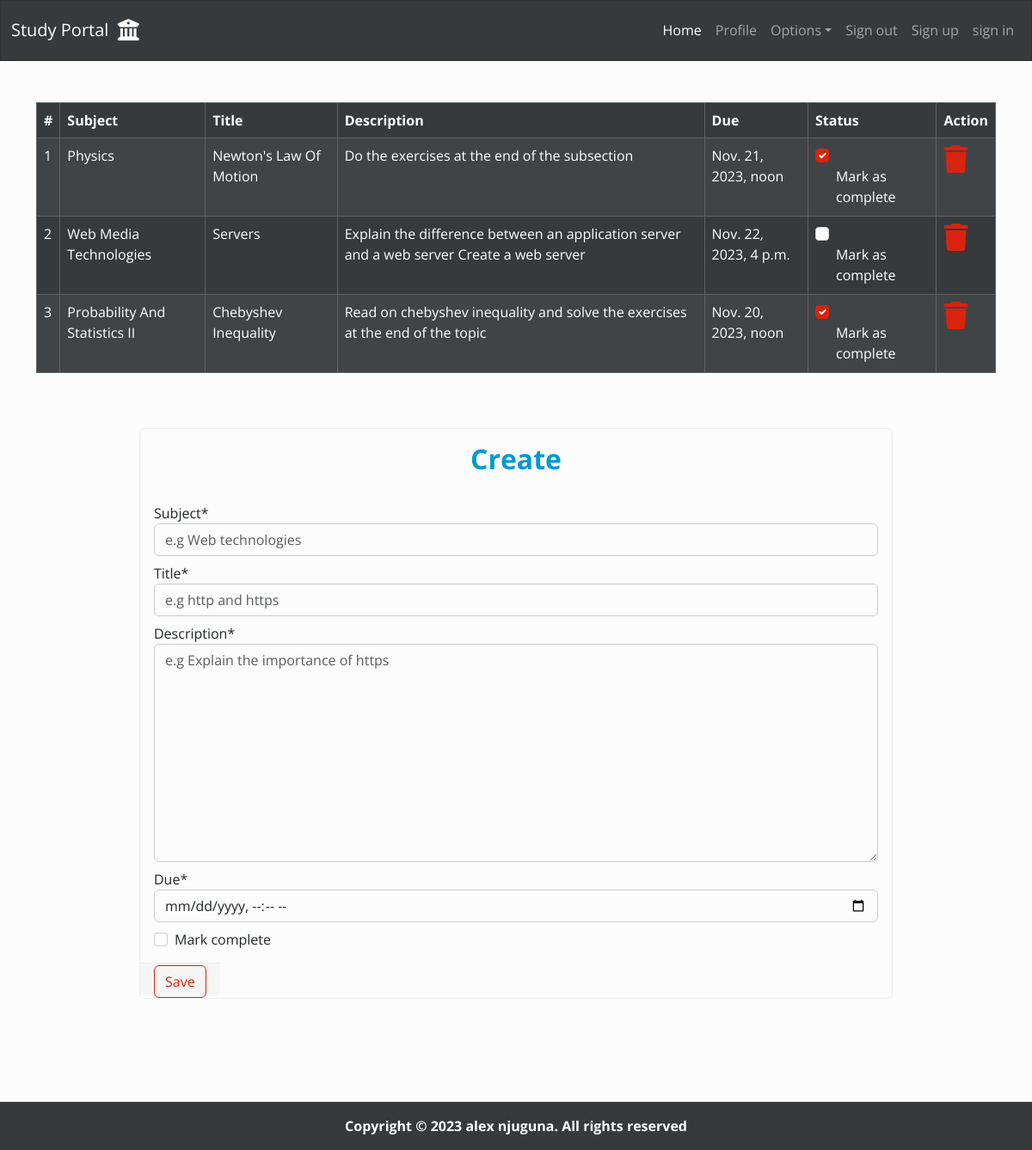
Page /homework/ (signed in) on the earlier database version.
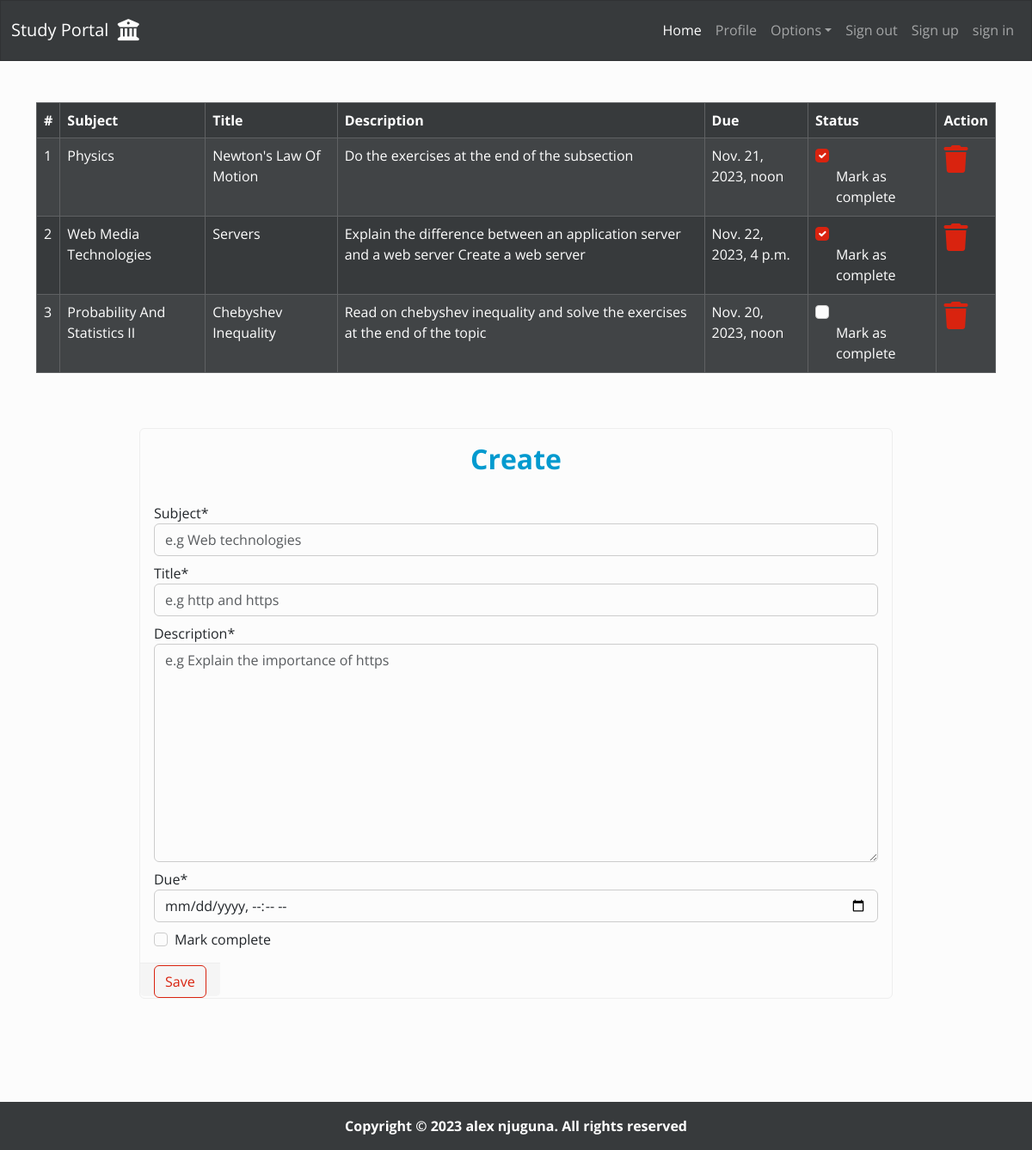
Same page on the later database version.
### homework/models.py (models this page shows, shortened)
class Homework(models.Model):
    user = models .ForeignKey(User, on_delete=models.CASCADE)
    subject = models.CharField(max_length=50)
    title = models.CharField(max_length=100)
    description = models.TextField()
    due = models.DateTimeField()
    is_finished = models.BooleanField(default=False)

### homework/views.py (the view)
# urls.py: path("", views.home, name="home"),
def home(request):
    if request.method == "POST":
        form = AddHomeworkForm(request.POST)
        if form.is_valid():
            user = request.user
            subject = form.cleaned_data.get("subject")
            title = form.cleaned_data.get("title")
            description = form.cleaned_data.get("description")
            due = form.cleaned_data.get("due")
            finished = form.cleaned_data.get("is_finished")
            homework = Homework(user=user, subject=subject, title=title,
                                description=description, due=due, is_finished=finished)
            homework.save()
            messages.success(request, f"Homework: {title.upper()} added successfully")
            return redirect("homework:home")
    else:
        form = AddHomeworkForm()
    homeworks = Homework.objects.filter(user=request.user)
    return render(request, "homework/home.html", {
        "title": "homework",
        "homeworks": homeworks,
        "form": form
    })

### homework/forms.py
class AddHomeworkForm(forms.ModelForm):
    class Meta:
        model = Homework
        fields = ["subject", "title", "description", "due", "is_finished"]
        labels={
            "is_finished": "Mark complete"
        }
        widgets = {
            "subject": forms.TextInput(attrs={
                "class": "form-control mb-2",
                "placeholder": "e.g Web technologies"
            }),
            "title": forms.TextInput(attrs={
                "class": "form-control mb-2",
                "placeholder": "e.g http and https"
            }),
            "description": forms.Textarea(attrs={
                "class": "form-control mb-2",
                "placeholder": "e.g Explain the importance of https"
            }),
            "due": forms.DateTimeInput(attrs={
                "class": "form-control mb-2",
                "type": "datetime-local"
            }),
            "is_finished": forms.CheckboxInput(attrs={
                "class": "mt-1"
            }),
        }

### homework/templates/homework/home.html (shortened to what this page needs)
{% extends 'dashboard/base.html' %}
{% load crispy_forms_tags %}
{% block content %}
    {% if homeworks %}
        <div class="container-md mt-5">
            <div class="table-responsive">
                <table class="table  table-striped table-bordered table-hover table-dark">
                    <thead>
                        <tr class="text-capitalize">
                            <th>#</th>
                            <th>subject</th>
                            <th>title</th>
                            <th>description</th>
                            <th>due</th>
                            <th>status</th>
                            <th>action</th>
                        </tr>
                    </thead>
                    <tbody>
                        {% for homework in homeworks %}
                        <tr>
                            <td>{{ forloop.counter }}</td>
                            <td class="text-capitalize">{{ homework.subject }}</td>
                            <td class="text-capitalize">{{ homework.title }}</td>
                            <td>{{ homework.description }}</td>
                            <td>{{ homework.due }}</td>
                            <td>
                                <a class="text-decoration-none" href="{% url 'homework:update_homework' homework.id %}">
                                    <div class="form-check">
                                        {% if homework.is_finished == True %}
                                        <input type="checkbox" class="form-check-input" checked>
                                        {% else %}
                                        <input type="checkbox" class="form-check-input">
                                        {% endif %}
                                        <label class="text-light" for="status">Mark as complete</label>
                                    </div>
                                </a>
                            </td>
                            <td class="text-danger">
                                <a class="text-decoration-none" href="{% url 'homework:delete_homework' homework.id %}">
                                    <i class="fa-solid fa-trash fa-2x"></i>
                                </a>
                            </td>
                        </tr>
                        {% endfor %}
                    </tbody>
                </table>
            </div>
        </div>
    {% else %}
        <h3 class="alert alert-info">No homeworks added yet</h3>
    {% endif %}
    <div class="container-sm mt-5 w-75" style="margin-bottom: 120px;">
        <div class="card">
            <fieldset>
                <legend class="card-title text-center text-info mt-3">
                    <h2 class="fw-bold fs-2">Create</h2>
                </legend>
            </fieldset>
            <form class="form-group" action="" method="post" autocomplete="off">
                <fieldset class="card-body">
                    {{ form|crispy }}
                </fieldset>
                <fieldest class="card-footer mt-auto">
                    <button class="btn btn-outline-primary text-center" type="submit">
                        Save
                    </button>
                </fieldest>
            </form>
        </div>
    </div>
{% endblock content %}

Differences in the rows shown:
changed Homework "Web Media Technologies": value "☐" → "☑"
changed Homework "Probability And Statistics II": value "☑" → "☐"
